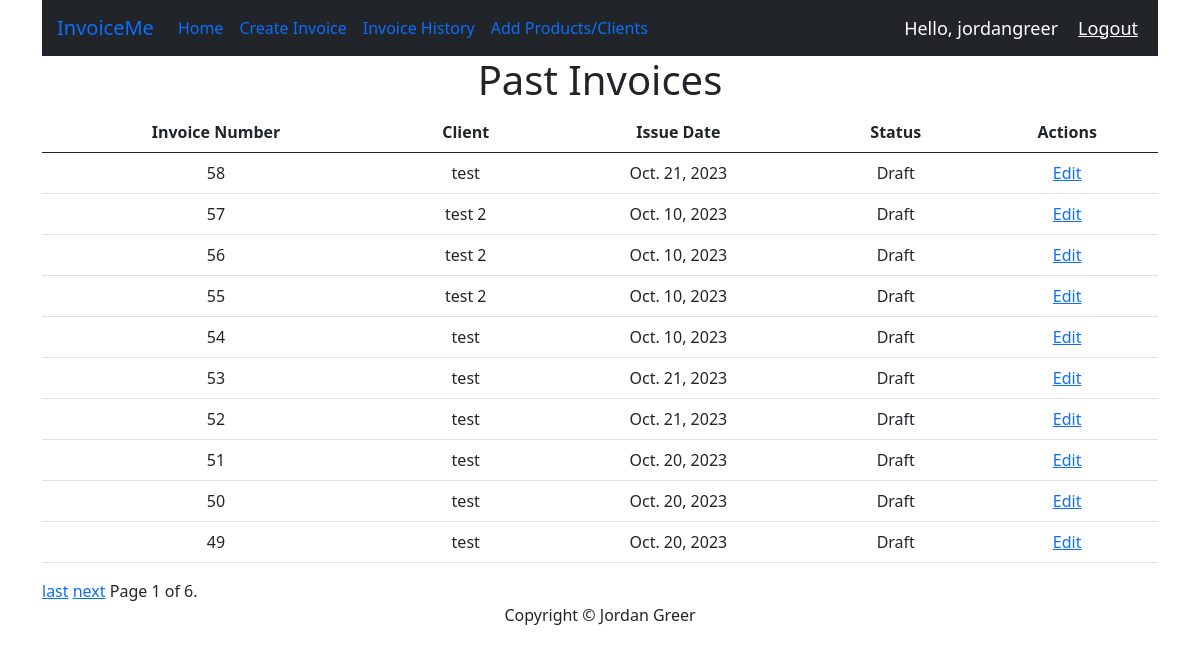
/invoiceHistory/ (signed in), run on the app's committed database.
### invoice/models.py (models this page shows, shortened)
class Invoice(models.Model):
    STATUS_CHOICES = [
        ('Draft', 'Draft'),
        ('Sent', 'Sent'),
        ('Paid', 'Paid'),
        ('Overdue', 'Overdue'),
    ]
    invoice_num = models.AutoField(primary_key=True)
    client = models.ForeignKey(Client, on_delete=models.CASCADE)
    invoice_date = models.DateField()
    items = models.ManyToManyField(Product, through='InvoiceItem', blank=True)
    status = models.CharField(max_length=10, choices=STATUS_CHOICES, default='Draft')
    created_at = models.DateTimeField(auto_now_add=True)

class Client(models.Model):
    name = models.CharField(max_length=100)
    email = models.EmailField()
    phone = models.CharField(max_length=20)
    address = models.TextField()
    def __str__(self):
        return self.name

### invoice/views.py (the view)
# urls.py: path("invoiceHistory/", views.invoiceHistory, name="invoiceHistory"),
@login_required(login_url='invoice:loginPage')
def invoiceHistory(request):
    all_invoices = Invoice.objects.order_by('-created_at')  # Ordering by created_at in descending order
    paginator = Paginator(all_invoices, 10)  # Display 10 invoices per page (you can adjust the number)
    page = request.GET.get('page')
    invoices = paginator.get_page(page)
    context = {'invoices': invoices}
    return render(request, 'invoice/invoiceHistory.html', context)

### invoice/templates/invoice/invoiceHistory.html (shortened to what this page needs)
{% extends "base/base.html" %}
{% block content %}
<div class="row">
    <h1>Past Invoices</h1>
</div>
<div class="row">
    <table class="table">
        <thead>
          <tr>
            <th>Invoice Number</th>
            <th>Client</th>
            <th>Issue Date</th>
            <th>Status</th>
            <th>Actions</th>
          </tr>
        </thead>
        <tbody>
          {% for invoice in invoices %}
            <tr>
              <td>{{ invoice.invoice_num }}</td>
              <td>{{ invoice.client }}</td>
              <td>{{ invoice.invoice_date }}</td>
              <td>{{ invoice.status }}</td>
              <td>
                <a href="{% url 'invoice:addItems' invoice.invoice_num %}" onclick="return confirm('Are you sure you want to edit?')">Edit</a>
              </td>
            </tr>
          {% empty %}
            <tr>
              <td colspan="4">No invoices available.</td>
            </tr>
          {% endfor %}
        </tbody>
      </table>
      <div class="pagination">
        <span class="step-links">
          {% if invoices.has_next %}
            <a href="?page={{ invoices.paginator.num_pages }}">last</a>
            <a href="?page={{ invoices.next_page_number }}">next</a>
          {% endif %}
          <span class="current-page">
            Page {{ invoices.number }} of {{ invoices.paginator.num_pages }}.
          </span>
        </span>
      </div>
</div>
{% endblock %}

### invoice/templates/base/base.html (shortened to what this page needs)
{% load static %}
<!DOCTYPE html>
<html lang="en">
<!DOCTYPE html>
<html>
    <head>
    </head>
    <body>
        <div class="container" >
            <nav class="navbar navbar-expand-lg navbar-dar bg-dark">
                <a class="navbar-brand" href="{% url 'invoice:home' %}" style="margin-left: 15px;">InvoiceMe</a>
                <div class="collapse navbar-collapse" id="navbarNav">
                    <ul class="navbar-nav">
                        <li class="nav-item active">
                            <a class="nav-link" href="{% url 'invoice:home' %}">Home</a>
                        </li>
                        <li class="nav-item">
                            <a class="nav-link" href="{% url 'invoice:createInvoice' %}">Create Invoice</a>
                        </li>
                        <li class="nav-item">
                            <a class="nav-link" href="{% url 'invoice:invoiceHistory' %}">Invoice History</a>
                        </li>
                        <li class="nav-item">
                            <a class="nav-link" href="{% url 'invoice:addProductsClients' %}">Add Products/Clients</a>
                        </li>
                    </ul>
                </div>
                {% if user.is_authenticated %}
                    <span class="hello-msg">Hello, {{request.user}}</span>
                    <span ><a class="hello-msg" href="{% url 'invoice:logout' %}">Logout</a></span>
                {% else %}
                    <span ><a class="hello-msg" href="{% url 'invoice:login' %}">Login</a></span>
                {% endif %}
              </nav>
      <div class="container text-center">
          {% block content %}{% endblock content %}
      </div>
      <footer class="row">
        <div class="col-md-4"></div>
        <div class="col-md-4 sticky-bottom" style="text-align: center;">
          Copyright &copy; Jordan Greer
        </div>
        <div class="col-md-4"></div>
      </footer>
    </body>
    <link href="https://cdn.jsdelivr.net/npm/bootstrap@5.0.2/dist/css/bootstrap.min.css" rel="stylesheet">
</html>

### invoice/templates/base/base.html (style rules this page uses)
.hello-msg { color: white; font-size: 18px; margin-right: 20px; }

### data on the page
Invoice: invoice_num "58", client "test", invoice_date "Oct. 21, 2023", status "Draft"
Invoice: invoice_num "57", client "test 2", invoice_date "Oct. 10, 2023", status "Draft"
Invoice: invoice_num "56", client "test 2", invoice_date "Oct. 10, 2023", status "Draft"
Invoice: invoice_num "55", client "test 2", invoice_date "Oct. 10, 2023", status "Draft"
Invoice: invoice_num "54", client "test", invoice_date "Oct. 10, 2023", status "Draft"
Invoice: invoice_num "53", client "test", invoice_date "Oct. 21, 2023", status "Draft"
Invoice: invoice_num "52", client "test", invoice_date "Oct. 21, 2023", status "Draft"
Invoice: invoice_num "51", client "test", invoice_date "Oct. 20, 2023", status "Draft"
Invoice: invoice_num "50", client "test", invoice_date "Oct. 20, 2023", status "Draft"
Invoice: invoice_num "49", client "test", invoice_date "Oct. 20, 2023", status "Draft"

### other printed values
{{ request.user }} "jordangreer"
{{ invoices.number }} "1"
{{ invoices.paginator.num_pages }} "6"
